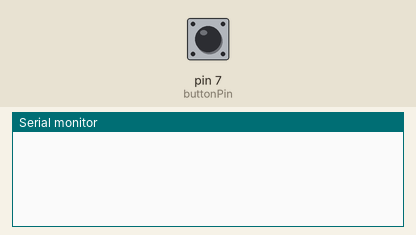
The sketch below on a simulated Arduino Uno, built with avr-gcc and run on an emulated ATmega328P. Shown: the last lines printed to the serial monitor. Inputs (shaded band) come from the test bench; at power-on: pin 7 (buttonPin) LOW.

Above: at 1.2 s.
1.3 s: pin 7 (buttonPin) pulled HIGH for 0.15 s
At 3.0 s:
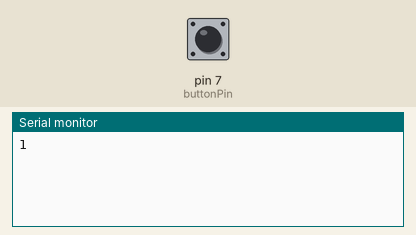
3.3 s: pin 7 (buttonPin) pulled HIGH for 1 s
At 4.9 s:
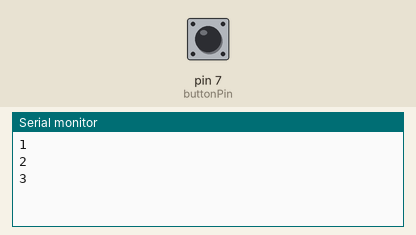
5.8 s: pin 7 (buttonPin) pulled HIGH for 0.15 s
At 7.6 s:
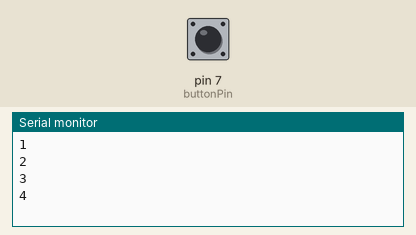
Timing chart, 0 to 9.1 s (numbered marks = the images above; inputs shaded):
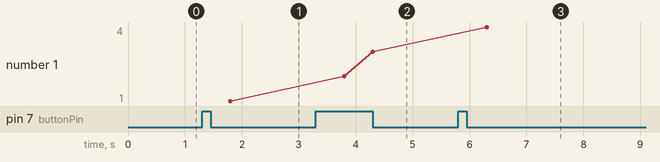

Measured:
- after the input at 1.3 s, the serial monitor: prints a new line after 0.50 s (image 1)
- after the input at 3.3 s, the serial monitor: prints a new line after 0.50 s (image 2)
- after the input at 5.8 s, the serial monitor: prints a new line after 0.50 s (image 3)
- plotted number 1: 1 → 3 after the input at 3.3 s, 3 → 4 after the input at 5.8 s

The sketch:

pushbutton_count.ino
```cpp
/* Contando quantas vezes apertei o botao
 * autor: Isaías Rodrigues
 *
 * A cada vez que o botao for pressionado,
 * será incrementado um numero no Serial Monitor.
 */

 const int buttonPin = 7;

 int button = LOW;
 int count = 0;

 void setup(){
  pinMode(buttonPin, INPUT);
  Serial.begin(9600);
 }

 void loop(){
  button = digitalRead(buttonPin);

  if(button == HIGH){
    delay(500);
    count = count + 1;
    Serial.println(count);
  }
 }
```
